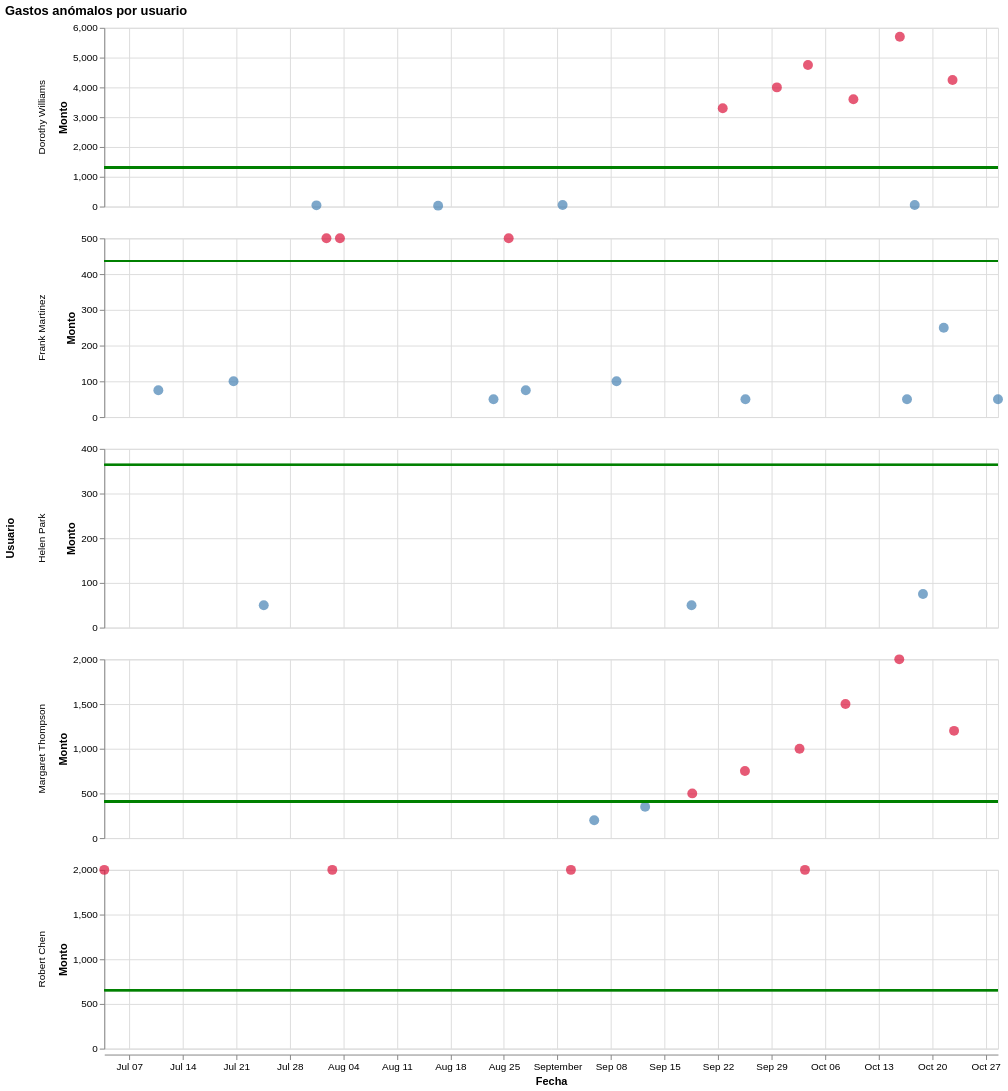

The cell this chart's notebook holds for it:
### Markdown cell above
## 10. Outgoing transfers vs. each user's mean

**What I'm doing:** one panel per user with each outgoing transfer as a point (red if it is above the user's mean, blue if not) and a green line showing that mean.

**Why:** it is a visual way of asking "which transfers stand out for this person?". If red points cluster together and grow over time, it is a warning sign (for example, transfers escalating toward the same recipient).

### Code cell
points = (
    alt.Chart(df_spending)
    .mark_circle(size=100)
    .encode(
        x=alt.X("date:T", title="Fecha"),
        y=alt.Y("amount:Q", title="Monto"),
        color=alt.condition(
            alt.datum.relative_to_mean > 1,
            alt.value("crimson"),
            alt.value("steelblue")
        ),
        tooltip=[
            alt.Tooltip("date:T", title="Fecha"),
            alt.Tooltip("transaction_id:N", title="Transaction ID"),
            alt.Tooltip("user_id:N", title="Usuario"),
            alt.Tooltip("amount:Q", title="Monto", format=",.2f"),
            alt.Tooltip("zscore:Q", title="Z-Score", format=".2f"),
            alt.Tooltip("category:N", title="Categoría"),
            alt.Tooltip("channel:N", title="Canal"),
            alt.Tooltip("raw_description:N", title="Descripción")
        ]
    )
)

mean_line = (
    alt.Chart(df_spending)
    .mark_rule(
        color="green",
        size=2
    )
    .encode(
        y=alt.Y("mean:Q")
    )
)

chart = (
    points +
    mean_line
).properties(
    width=900,
    height=180,
)

chart.facet(
    row=alt.Row("name:N", title="Usuario")
).resolve_scale(
    y="independent"
).properties(
    title="Gastos anómalos por usuario"
)

### Figure 1 — Vega-Lite specification as saved in the notebook (floating-point values rounded to 4 significant figures)
{"config": {"view": {"continuousWidth": 300, "continuousHeight": 300}}, "data": {"name": "data-67f5eb8adead4ebf3dbcc4b2975253ed"}, "facet": {"row": {"field": "name", "title": "Usuario", "type": "nominal"}}, "spec": {"layer": [{"mark": {"type": "circle", "size": 100}, "encoding": {"color": {"condition": {"test": "(datum.relative_to_mean > 1)", "value": "crimson"}, "value": "steelblue"}, "tooltip": [{"field": "date", "title": "Fecha", "type": "temporal"}, {"field": "transaction_id", "title": "Transaction ID", "type": "nominal"}, {"field": "user_id", "title": "Usuario", "type": "nominal"}, {"field": "amount", "format": ",.2f", "title": "Monto", "type": "quantitative"}, {"field": "zscore", "format": ".2f", "title": "Z-Score", "type": "quantitative"}, {"field": "category", "title": "Categoría", "type": "nominal"}, {"field": "channel", "title": "Canal", "type": "nominal"}, {"field": "raw_description", "title": "Descripción", "type": "nominal"}], "x": {"field": "date", "title": "Fecha", "type": "temporal"}, "y": {"field": "amount", "title": "Monto", "type": "quantitative"}}}, {"mark": {"type": "rule", "color": "green", "size": 2}, "encoding": {"y": {"field": "mean", "type": "quantitative"}}}], "height": 180, "width": 900}, "resolve": {"scale": {"y": "independent"}}, "title": "Gastos anómalos por usuario", "$schema": "https://vega.github.io/schema/vega-lite/v6.4.1.json", "datasets": {"data-67f5eb8adead4ebf3dbcc4b2975253ed": [{"transaction_id": "TXN-522179", "user_id": "USR-001", "date": "2024-09-05T19:21:51", "amount": 200.0, "type": "debit", "raw_description": "ZELLE PAYMENT TO KEVIN R", "category": "transfer", "channel": "Zelle", "mean": 408.9, "std": 877.3, "monthly_income": 3200, "name": "Margaret Thompson", "zscore": -0.2381, "pct_income": 6.25, "flow": "Money Out", "relative_to_mean": 0.4892}, {"transaction_id": "TXN-214576", "user_id": "USR-001", "date": "2024-09-12T11:12:12", "amount": 350.0, "type": "debit", "raw_description": "ZELLE TO KEVIN RICHARDS", "category": "transfer", "channel": "Zelle", "mean": 408.9, "std": 877.3, "monthly_income": 3200, "name": "Margaret Thompson", "zscore": -0.06709, "pct_income": 10.94, "flow": "Money Out", "relative_to_mean": 0.856}, {"transaction_id": "TXN-662336", "user_id": "USR-001", "date": "2024-09-18T15:08:27", "amount": 500.0, "type": "debit", "raw_description": "ZELLE PAYMENT TO KEVIN RICH", "category": "transfer", "channel": "Zelle", "mean": 408.9, "std": 877.3, "monthly_income": 3200, "name": "Margaret Thompson", "zscore": 0.1039, "pct_income": 15.62, "flow": "Money Out", "relative_to_mean": 1.223}, {"transaction_id": "TXN-292401", "user_id": "USR-001", "date": "2024-09-25T12:29:15", "amount": 750.0, "type": "debit", "raw_description": "ZELLE TRANSFER KEVIN RICHARDS", "category": "transfer", "channel": "Zelle", "mean": 408.9, "std": 877.3, "monthly_income": 3200, "name": "Margaret Thompson", "zscore": 0.3888, "pct_income": 23.44, "flow": "Money Out", "relative_to_mean": 1.834}, {"transaction_id": "TXN-179046", "user_id": "USR-001", "date": "2024-10-02T15:51:55", "amount": 1000.0, "type": "debit", "raw_description": "ZELLE PMT TO KEVIN R", "category": "transfer", "channel": "Zelle", "mean": 408.9, "std": 877.3, "monthly_income": 3200, "name": "Margaret Thompson", "zscore": 0.6738, "pct_income": 31.25, "flow": "Money Out", "relative_to_mean": 2.446}, {"transaction_id": "TXN-997546", "user_id": "USR-001", "date": "2024-10-08T16:06:03", "amount": 1500.0, "type": "debit", "raw_description": "ZELLE PAYMENT KEVIN RICHARDS", "category": "transfer", "channel": "Zelle", "mean": 408.9, "std": 877.3, "monthly_income": 3200, "name": "Margaret Thompson", "zscore": 1.244, "pct_income": 46.88, "flow": "Money Out", "relative_to_mean": 3.669}, {"transaction_id": "TXN-783823", "user_id": "USR-001", "date": "2024-10-15T16:53:00", "amount": 2000.0, "type": "debit", "raw_description": "ZELLE TO KEVIN RICHARDS", "category": "transfer", "channel": "Zelle", "mean": 408.9, "std": 877.3, "monthly_income": 3200, "name": "Margaret Thompson", "zscore": 1.814, "pct_income": 62.5, "flow": "Money Out", "relative_to_mean": 4.892}, {"transaction_id": "TXN-197793", "user_id": "USR-001", "date": "2024-10-22T20:54:15", "amount": 1200.0, "type": "debit", "raw_description": "WIRE TRANSFER TO KEVIN RICHARDS", "category": "transfer", "channel": "wire", "mean": 408.9, "std": 877.3, "monthly_income": 3200, "name": "Margaret Thompson", "zscore": 0.9017, "pct_income": 37.5, "flow": "Money Out", "relative_to_mean": 2.935}, {"transaction_id": "TXN-789305", "user_id": "USR-002", "date": "2024-07-03T17:33:20", "amount": 2000.0, "type": "debit", "raw_description": "ZELLE PAYMENT TO PATRICIA CHEN", "category": "transfer", "channel": "Zelle", "mean": 651.7, "std": 934.2, "monthly_income": 5800, "name": "Robert Chen", "zscore": 1.443, "pct_income": 34.48, "flow": "Money Out", "relative_to_mean": 3.069}, {"transaction_id": "TXN-956253", "user_id": "USR-002", "date": "2024-08-02T13:19:52", "amount": 2000.0, "type": "debit", "raw_description": "ZELLE PAYMENT TO PATRICIA CHEN", "category": "transfer", "channel": "Zelle", "mean": 651.7, "std": 934.2, "monthly_income": 5800, "name": "Robert Chen", "zscore": 1.443, "pct_income": 34.48, "flow": "Money Out", "relative_to_mean": 3.069}, {"transaction_id": "TXN-563246", "user_id": "USR-002", "date": "2024-09-02T18:13:32", "amount": 2000.0, "type": "debit", "raw_description": "ZELLE PAYMENT TO PATRICIA CHEN", "category": "transfer", "channel": "Zelle", "mean": 651.7, "std": 934.2, "monthly_income": 5800, "name": "Robert Chen", "zscore": 1.443, "pct_income": 34.48, "flow": "Money Out", "relative_to_mean": 3.069}, {"transaction_id": "TXN-712451", "user_id": "USR-002", "date": "2024-10-03T08:54:56", "amount": 2000.0, "type": "debit", "raw_description": "ZELLE PAYMENT TO PATRICIA CHEN", "category": "transfer", "channel": "Zelle", "mean": 651.7, "std": 934.2, "monthly_income": 5800, "name": "Robert Chen", "zscore": 1.443, "pct_income": 34.48, "flow": "Money Out", "relative_to_mean": 3.069}, {"transaction_id": "TXN-691364", "user_id": "USR-003", "date": "2024-07-31T11:29:44", "amount": 40.0, "type": "debit", "raw_description": "ZELLE TO JAMES WILLIAMS", "category": "transfer", "channel": "Zelle", "mean": 1311.0, "std": 1923.0, "monthly_income": 2100, "name": "Dorothy Williams", "zscore": -0.6613, "pct_income": 1.905, "flow": "Money Out", "relative_to_mean": 0.0305}, {"transaction_id": "TXN-962276", "user_id": "USR-003", "date": "2024-08-16T09:27:23", "amount": 30.0, "type": "debit", "raw_description": "ZELLE TO JAMES WILLIAMS", "category": "transfer", "channel": "Zelle", "mean": 1311.0, "std": 1923.0, "monthly_income": 2100, "name": "Dorothy Williams", "zscore": -0.6665, "pct_income": 1.429, "flow": "Money Out", "relative_to_mean": 0.02288}, {"transaction_id": "TXN-682789", "user_id": "USR-003", "date": "2024-09-01T16:12:05", "amount": 50.0, "type": "debit", "raw_description": "ZELLE TO JAMES WILLIAMS", "category": "transfer", "channel": "Zelle", "mean": 1311.0, "std": 1923.0, "monthly_income": 2100, "name": "Dorothy Williams", "zscore": -0.6561, "pct_income": 2.381, "flow": "Money Out", "relative_to_mean": 0.03813}, {"transaction_id": "TXN-416950", "user_id": "USR-003", "date": "2024-09-22T14:45:34", "amount": 3300.0, "type": "debit", "raw_description": "ZELLE PAYMENT TO DMITRI VOLKOV", "category": "transfer", "channel": "Zelle", "mean": 1311.0, "std": 1923.0, "monthly_income": 2100, "name": "Dorothy Williams", "zscore": 1.034, "pct_income": 157.1, "flow": "Money Out", "relative_to_mean": 2.516}, {"transaction_id": "TXN-680238", "user_id": "USR-003", "date": "2024-09-29T16:44:08", "amount": 4000.0, "type": "debit", "raw_description": "ZELLE PMT TO D VOLKOV", "category": "transfer", "channel": "Zelle", "mean": 1311.0, "std": 1923.0, "monthly_income": 2100, "name": "Dorothy Williams", "zscore": 1.398, "pct_income": 190.5, "flow": "Money Out", "relative_to_mean": 3.05}, {"transaction_id": "TXN-112861", "user_id": "USR-003", "date": "2024-10-03T18:18:30", "amount": 4750.0, "type": "debit", "raw_description": "WIRE TRANSFER DMITRI V", "category": "transfer", "channel": "wire", "mean": 1311.0, "std": 1923.0, "monthly_income": 2100, "name": "Dorothy Williams", "zscore": 1.788, "pct_income": 226.2, "flow": "Money Out", "relative_to_mean": 3.622}, {"transaction_id": "TXN-153872", "user_id": "USR-003", "date": "2024-10-09T16:55:30", "amount": 3600.0, "type": "debit", "raw_description": "ZELLE TO DMITRI VOLKOV", "category": "transfer", "channel": "Zelle", "mean": 1311.0, "std": 1923.0, "monthly_income": 2100, "name": "Dorothy Williams", "zscore": 1.19, "pct_income": 171.4, "flow": "Money Out", "relative_to_mean": 2.745}, {"transaction_id": "TXN-177680", "user_id": "USR-003", "date": "2024-10-15T18:40:43", "amount": 5700.0, "type": "debit", "raw_description": "WIRE TRANSFER D VOLKOV", "category": "transfer", "channel": "wire", "mean": 1311.0, "std": 1923.0, "monthly_income": 2100, "name": "Dorothy Williams", "zscore": 2.282, "pct_income": 271.4, "flow": "Money Out", "relative_to_mean": 4.346}, {"transaction_id": "TXN-897135", "user_id": "USR-003", "date": "2024-10-17T17:18:06", "amount": 50.0, "type": "debit", "raw_description": "ZELLE TO JAMES WILLIAMS", "category": "transfer", "channel": "Zelle", "mean": 1311.0, "std": 1923.0, "monthly_income": 2100, "name": "Dorothy Williams", "zscore": -0.6561, "pct_income": 2.381, "flow": "Money Out", "relative_to_mean": 0.03813}, {"transaction_id": "TXN-690180", "user_id": "USR-003", "date": "2024-10-22T16:05:15", "amount": 4250.0, "type": "debit", "raw_description": "ZELLE PAYMENT DMITRI VOLKOV", "category": "transfer", "channel": "Zelle", "mean": 1311.0, "std": 1923.0, "monthly_income": 2100, "name": "Dorothy Williams", "zscore": 1.528, "pct_income": 202.4, "flow": "Money Out", "relative_to_mean": 3.241}, {"transaction_id": "TXN-342720", "user_id": "USR-004", "date": "2024-07-10T19:18:44", "amount": 75.0, "type": "debit", "raw_description": "VENMO PAYMENT TO MARCO MARTINEZ", "category": "transfer", "channel": "Venmo", "mean": 436.4, "std": 1112.0, "monthly_income": 4500, "name": "Frank Martinez", "zscore": -0.3251, "pct_income": 1.667, "flow": "Money Out", "relative_to_mean": 0.1718}, {"transaction_id": "TXN-822858", "user_id": "USR-004", "date": "2024-07-20T15:18:02", "amount": 100.0, "type": "debit", "raw_description": "ZELLE TO ISABELLA MARTINEZ", "category": "transfer", "channel": "Zelle", "mean": 436.4, "std": 1112.0, "monthly_income": 4500, "name": "Frank Martinez", "zscore": -0.3026, "pct_income": 2.222, "flow": "Money Out", "relative_to_mean": 0.2291}, {"transaction_id": "TXN-964998", "user_id": "USR-004", "date": "2024-08-01T18:55:34", "amount": 500.0, "type": "debit", "raw_description": "VENMO TRANSFER MARCO MARTINEZ", "category": "transfer", "channel": "Venmo", "mean": 436.4, "std": 1112.0, "monthly_income": 4500, "name": "Frank Martinez", "zscore": 0.05717, "pct_income": 11.11, "flow": "Money Out", "relative_to_mean": 1.146}, {"transaction_id": "TXN-576919", "user_id": "USR-004", "date": "2024-08-03T13:16:20", "amount": 500.0, "type": "debit", "raw_description": "ZELLE PAYMENT TO SOFIA MARTINEZ", "category": "transfer", "channel": "Zelle", "mean": 436.4, "std": 1112.0, "monthly_income": 4500, "name": "Frank Martinez", "zscore": 0.05717, "pct_income": 11.11, "flow": "Money Out", "relative_to_mean": 1.146}, {"transaction_id": "TXN-531641", "user_id": "USR-004", "date": "2024-08-23T15:18:42", "amount": 50.0, "type": "debit", "raw_description": "ZELLE TO ISABELLA MARTINEZ", "category": "transfer", "channel": "Zelle", "mean": 436.4, "std": 1112.0, "monthly_income": 4500, "name": "Frank Martinez", "zscore": -0.3476, "pct_income": 1.111, "flow": "Money Out", "relative_to_mean": 0.1146}, {"transaction_id": "TXN-221552", "user_id": "USR-004", "date": "2024-08-25T14:55:32", "amount": 500.0, "type": "debit", "raw_description": "ZELLE TO ISABELLA MARTINEZ", "category": "transfer", "channel": "Zelle", "mean": 436.4, "std": 1112.0, "monthly_income": 4500, "name": "Frank Martinez", "zscore": 0.05717, "pct_income": 11.11, "flow": "Money Out", "relative_to_mean": 1.146}, {"transaction_id": "TXN-519904", "user_id": "USR-004", "date": "2024-08-27T20:35:02", "amount": 75.0, "type": "debit", "raw_description": "VENMO PAYMENT TO MARCO MARTINEZ", "category": "transfer", "channel": "Venmo", "mean": 436.4, "std": 1112.0, "monthly_income": 4500, "name": "Frank Martinez", "zscore": -0.3251, "pct_income": 1.667, "flow": "Money Out", "relative_to_mean": 0.1718}, {"transaction_id": "TXN-831380", "user_id": "USR-004", "date": "2024-09-08T17:24:14", "amount": 100.0, "type": "debit", "raw_description": "ZELLE TO ISABELLA MARTINEZ", "category": "transfer", "channel": "Zelle", "mean": 436.4, "std": 1112.0, "monthly_income": 4500, "name": "Frank Martinez", "zscore": -0.3026, "pct_income": 2.222, "flow": "Money Out", "relative_to_mean": 0.2291}, {"transaction_id": "TXN-997594", "user_id": "USR-004", "date": "2024-09-25T14:02:20", "amount": 50.0, "type": "debit", "raw_description": "VENMO PAYMENT TO MARCO MARTINEZ", "category": "transfer", "channel": "Venmo", "mean": 436.4, "std": 1112.0, "monthly_income": 4500, "name": "Frank Martinez", "zscore": -0.3476, "pct_income": 1.111, "flow": "Money Out", "relative_to_mean": 0.1146}, {"transaction_id": "TXN-352528", "user_id": "USR-004", "date": "2024-10-16T17:09:14", "amount": 50.0, "type": "debit", "raw_description": "VENMO PAYMENT TO MARCO MARTINEZ", "category": "transfer", "channel": "Venmo", "mean": 436.4, "std": 1112.0, "monthly_income": 4500, "name": "Frank Martinez", "zscore": -0.3476, "pct_income": 1.111, "flow": "Money Out", "relative_to_mean": 0.1146}, {"transaction_id": "TXN-583550", "user_id": "USR-004", "date": "2024-10-21T12:29:16", "amount": 250.0, "type": "debit", "raw_description": "ZELLE TO SOFIA M", "category": "transfer", "channel": "Zelle", "mean": 436.4, "std": 1112.0, "monthly_income": 4500, "name": "Frank Martinez", "zscore": -0.1677, "pct_income": 5.556, "flow": "Money Out", "relative_to_mean": 0.5728}, {"transaction_id": "TXN-739098", "user_id": "USR-004", "date": "2024-10-28T14:39:43", "amount": 50.0, "type": "debit", "raw_description": "ZELLE TO ISABELLA MARTINEZ", "category": "transfer", "channel": "Zelle", "mean": 436.4, "std": 1112.0, "monthly_income": 4500, "name": "Frank Martinez", "zscore": -0.3476, "pct_income": 1.111, "flow": "Money Out", "relative_to_mean": 0.1146}, {"transaction_id": "TXN-442589", "user_id": "USR-005", "date": "2024-07-24T14:11:12", "amount": 50.0, "type": "debit", "raw_description": "ZELLE TO SUSAN PARK", "category": "transfer", "channel": "Zelle", "mean": 364.5, "std": 495.2, "monthly_income": 2800, "name": "Helen Park", "zscore": -0.6351, "pct_income": 1.786, "flow": "Money Out", "relative_to_mean": 0.1372}, {"transaction_id": "TXN-236306", "user_id": "USR-005", "date": "2024-09-18T12:51:11", "amount": 50.0, "type": "debit", "raw_description": "ZELLE TO SUSAN PARK", "category": "transfer", "channel": "Zelle", "mean": 364.5, "std": 495.2, "monthly_income": 2800, "name": "Helen Park", "zscore": -0.6351, "pct_income": 1.786, "flow": "Money Out", "relative_to_mean": 0.1372}, {"transaction_id": "TXN-713799", "user_id": "USR-005", "date": "2024-10-18T19:20:24", "amount": 75.0, "type": "debit", "raw_description": "ZELLE TO SUSAN PARK", "category": "transfer", "channel": "Zelle", "mean": 364.5, "std": 495.2, "monthly_income": 2800, "name": "Helen Park", "zscore": -0.5846, "pct_income": 2.679, "flow": "Money Out", "relative_to_mean": 0.2058}]}}
